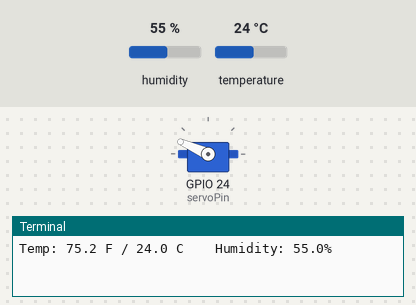
A program run on a simulated Raspberry Pi (BCM pin numbers). Parts: servo, the last lines printed to the terminal. The inputs (shaded band) are chosen by the test bench; at power-on: temperature 24 °C, humidity 55 %. Servo angles are drawn from the pulse width (0.5 ms = 0°, 2.5 ms = 180°).

Above: at 1.2 s.
1.3 s: temperature set to 28.6 °C
4.3 s: temperature set to 29.6 °C
At 5.7 s:
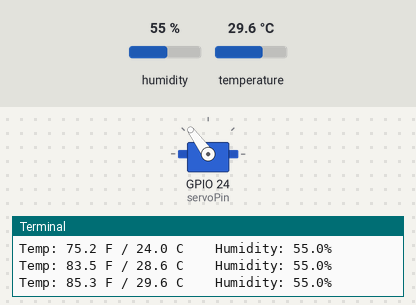
7.3 s: temperature set to 30.6 °C
At 10.4 s:
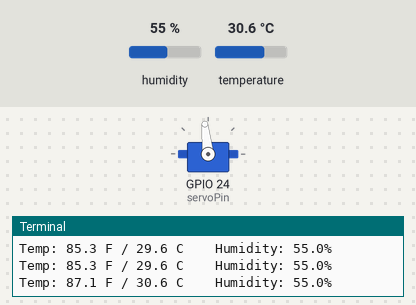
10.7 s: temperature set to 31.7 °C
At 12.9 s:
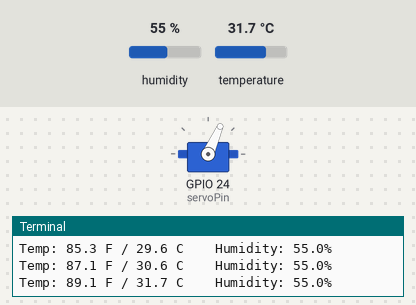
13.7 s: temperature set to 33 °C
At 16.5 s:
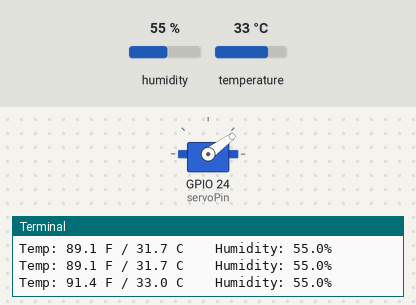
17.5 s: temperature set to 12 °C
At 18.9 s:
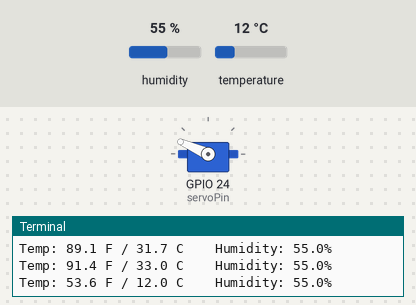
Timing chart, 0 to 20.5 s (numbered marks = the images above; inputs shaded):
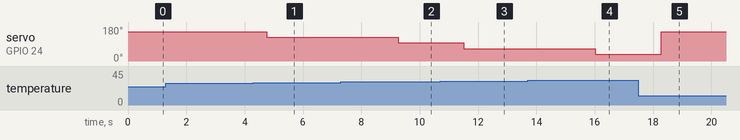

Measured:
- the behaviour switches between 29 and 29.1 °C on temperature (found by bisection; images 0 and 1)
- the behaviour switches between 30 and 30.1 °C on temperature (found by bisection; images 1 and 2)
- the behaviour switches between 31 and 31.1 °C on temperature (found by bisection; images 2 and 3)
- after the input at 4.3 s, servo on GPIO 24 (servoPin): 156° → 126° after 0.46 s
- after the input at 7.3 s, servo on GPIO 24 (servoPin): 126° → 96° after 2.0 s
- after the input at 10.7 s, servo on GPIO 24 (servoPin): 96° → 66° after 0.82 s
- after the input at 13.7 s, servo on GPIO 24 (servoPin): 66° → 36° after 2.3 s
- after the input at 17.5 s, servo on GPIO 24 (servoPin): 36° → 156° after 0.77 s

The program:

weather-station.py
```python
# import libraries
import RPi.GPIO as GPIO
import board
import adafruit_dht
from time import sleep

# declare pin
servoPin = 24
# create dht object
dhtDevice = adafruit_dht.DHT22(board.D4, use_pulseio=False)

# set to use Broadcom GPIO numbers
GPIO.setmode(GPIO.BCM)
# disable warnings
GPIO.setwarnings(False)
# set servo pin as output
GPIO.setup(servoPin, GPIO.OUT)
# initialize PWM on pin at 50Hz
pwm = GPIO.PWM(servoPin, 50)
# start pwm with 0 duty cycle so it doesn't set any angles on start
pwm.start(0)

# create function so we can call this later
def Set_Angle(angle):
    # calculate duty cycle from angle
    duty = angle / 18 + 2
    # turn on servo pin
    GPIO.output(servoPin, True)
    # set duty cycle to pin
    pwm.ChangeDutyCycle(duty)
    # wait 1s for servo to move into position
    sleep(1)
    # turn off servo pin
    GPIO.output(servoPin, False)
    # set duty cycle to 0 to stop signal
    pwm.ChangeDutyCycle(0)

# main loop
while True:
    try:
        # Print the values to the serial port
        temperature_c = dhtDevice.temperature
        temperature_f = temperature_c * (9 / 5) + 32
        humidity = dhtDevice.humidity
        print("Temp: {:.1f} F / {:.1f} C    Humidity: {}% ".format(temperature_f, temperature_c, humidity))

        if temperature_c <= 29:
            Set_Angle(165)
        elif temperature_c <= 30:
            Set_Angle(135)
        elif temperature_c <= 31:
            Set_Angle(105)
        elif temperature_c <= 32:
            Set_Angle(75)
        elif temperature_c <= 33:
            Set_Angle(45)
        elif temperature_c <= 34:
            Set_Angle(15)
    except RuntimeError as error:
        # Errors happen fairly often, DHT's are hard to read, just keep going
        print(error.args[0])
        continue
    except Exception as error:
        dhtDevice.exit()
        raise error

    sleep(1)

# stop pwm on exit
pwm.stop()
# release GPIOs on exit
GPIO.cleanup()
```
